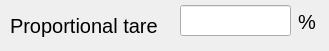
  <widget class="QWidget" name="gb2ProportionalTare" native="true">
   <property name="geometry">
    <rect>
     <x>630</x>
     <y>350</y>
     <width>329</width>
     <height>51</height>
    </rect>
   </property>
   <property name="font">
    <font>
     <pointsize>15</pointsize>
    </font>
   </property>
   <widget class="QLabel" name="label_15">
    <property name="geometry">
     <rect>
      <x>10</x>
      <y>0</y>
      <width>161</width>
      <height>51</height>
     </rect>
    </property>
    <property name="font">
     <font>
      <pointsize>15</pointsize>
     </font>
    </property>
    <property name="text">
     <string>Proportional tare</string>
    </property>
    <property name="wordWrap">
     <bool>true</bool>
    </property>
   </widget>
   <widget class="hobart::numericLineEdit" name="le2ProportionalTare">
    <property name="geometry">
     <rect>
      <x>180</x>
      <y>5</y>
      <width>111</width>
      <height>31</height>
     </rect>
    </property>
    <property name="font">
     <font>
      <pointsize>19</pointsize>
     </font>
    </property>
   </widget>
   <widget class="QLabel" name="lbl2ProportionalTarePercent">
    <property name="geometry">
     <rect>
      <x>298</x>
      <y>7</y>
      <width>26</width>
      <height>29</height>
     </rect>
    </property>
    <property name="font">
     <font>
      <pointsize>15</pointsize>
      <weight>50</weight>
      <bold>false</bold>
     </font>
    </property>
    <property name="text">
     <string notr="true">%</string>
    </property>
    <property name="alignment">
     <set>Qt::AlignLeading|Qt::AlignLeft|Qt::AlignVCenter</set>
    </property>
   </widget>
  </widget>
